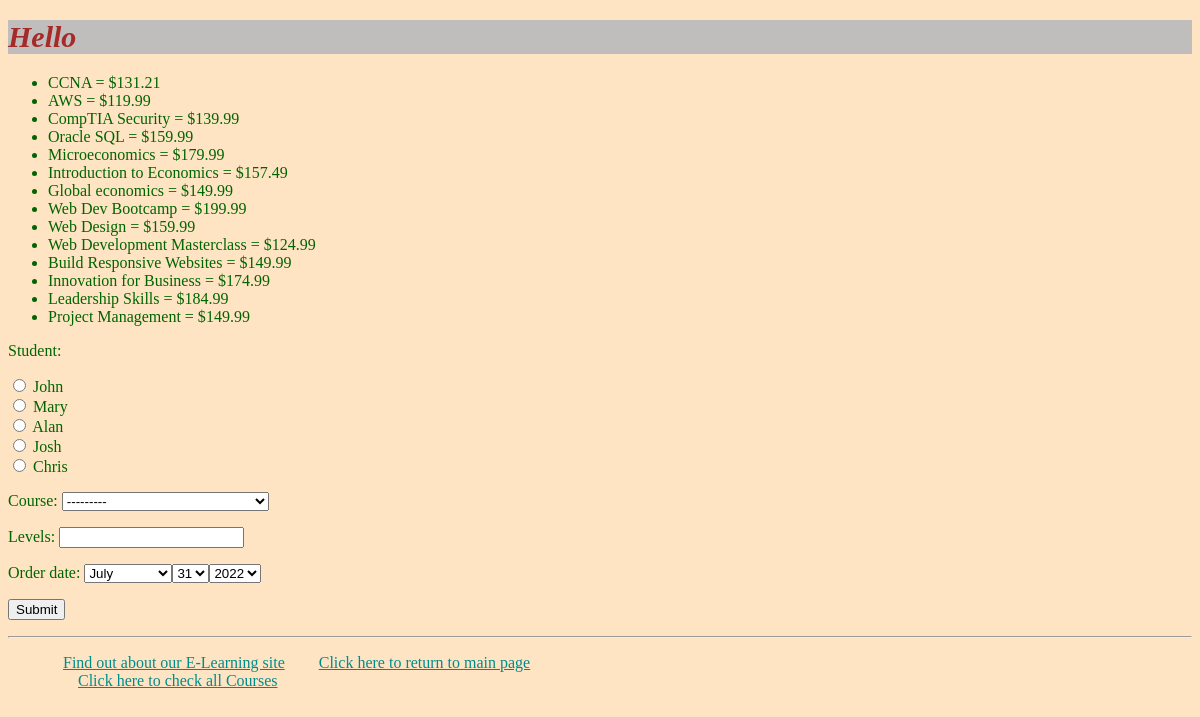
/myapp/place_order/, run on an earlier commit of the app's database.
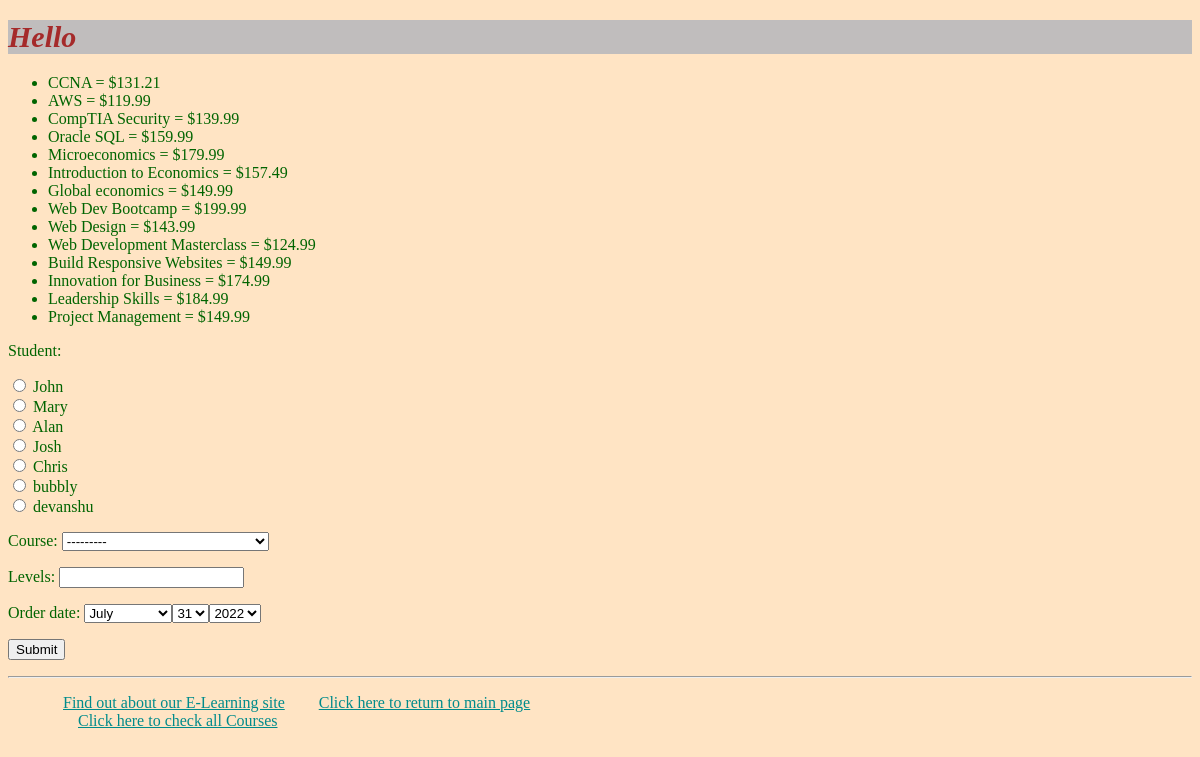
And on a later commit of the database.
### myapp/models.py (models this page shows, shortened)
class Course(models.Model):
    interested = models.PositiveIntegerField(default=0)
    stages = models.PositiveIntegerField(default=3)
    topic = models.ForeignKey(Topic, related_name='courses', on_delete=models.CASCADE)
    name = models.CharField(max_length=200)
    price = models.DecimalField(max_digits=10,decimal_places=2)
    for_everyone = models.BooleanField(default=True)
    description = models.TextField(max_length=300, null=True, blank=True)
    def __str__(self):
        return self.name

### myapp/views.py (the view)
# urls.py: path(r'place_order/', views.place_order, name='place_order'),
def place_order(request):
    msg = ''
    all_courses = Course.objects.all()
    if request.method == 'POST':
        form = OrderForm(request.POST)
        if form.is_valid():
            order = form.save(commit=False)
            if order.course.price > 150:
                order.course.discount()
            if order.levels <= order.course.stages:
                order.save()
                msg = 'Your course has been ordered successfully.'
            else:
                msg = 'You exceeded the number of levels for this course.'
            return render(request, 'myapp/order_response.html', {'msg': msg})
    else:
        form = OrderForm()
    return render(request, 'myapp/place_order.html', {'form': form, 'msg': msg, 'courlist': all_courses})

### myapp/forms.py
class OrderForm(forms.ModelForm):
    class Meta:
        model = Order
        fields = ['student', 'course', 'levels', 'order_date']
        widgets = {
            'student': forms.RadioSelect(),
            'order_date': forms.SelectDateWidget()
        }

### myapp/models.py (called while the page is built)
    def __str__(self):
        return self.first_name

### myapp/templates/myapp/place_order.html (shortened to what this page needs)
{% extends 'myapp/base.html' %}
{% block body_block %}
    <ul>
        {% for course in courlist %}
            <li>{{ course.name }} = ${{ course.price }}</li>
        {% endfor %}
    </ul>
    <form method="POST">
        {{ form.as_p }}
        <input type="submit" value="Submit"/>
    </form>
{% endblock %}

What changed in the data, as far as the page shows it:
changed Course "Web Design": price "159.99" → "143.99"
Also different on the page:
form field student: "☐ John ☐ Mary ☐ Alan ☐ Josh ☐ Chris" → "☐ John ☐ Mary ☐ Alan ☐ Josh ☐ Chris ☐ bubbly ☐ devanshu"
text no longer shown: "Student: John Mary Alan Josh Chris Course: Levels: Order date:"
text now shown: "Student: John Mary Alan Josh Chris bubbly devanshu Course: Levels: Order date:"
